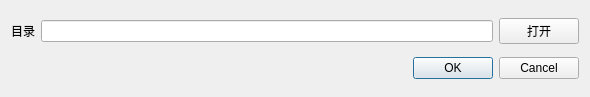
<?xml version="1.0" encoding="UTF-8"?>
<ui version="4.0">
 <class>xyzOfflineDialog</class>
 <widget class="QDialog" name="xyzOfflineDialog">
  <property name="geometry">
   <rect>
    <x>0</x>
    <y>0</y>
    <width>590</width>
    <height>97</height>
   </rect>
  </property>
  <property name="windowTitle">
   <string>导入离线瓦片</string>
  </property>
  <layout class="QVBoxLayout" name="verticalLayout">
   <item>
    <layout class="QHBoxLayout" name="horizontalLayout">
     <item>
      <widget class="QLabel" name="label">
       <property name="text">
        <string>目录</string>
       </property>
      </widget>
     </item>
     <item>
      <widget class="QLineEdit" name="txtImportDir"/>
     </item>
     <item>
      <widget class="QPushButton" name="btnDir">
       <property name="text">
        <string>打开</string>
       </property>
      </widget>
     </item>
    </layout>
   </item>
   <item>
    <widget class="QDialogButtonBox" name="buttonBox">
     <property name="orientation">
      <enum>Qt::Horizontal</enum>
     </property>
     <property name="standardButtons">
      <set>QDialogButtonBox::Cancel|QDialogButtonBox::Ok</set>
     </property>
    </widget>
   </item>
  </layout>
 </widget>
 <resources/>
 <connections>
  <connection>
   <sender>buttonBox</sender>
   <signal>accepted()</signal>
   <receiver>xyzOfflineDialog</receiver>
   <slot>accept()</slot>
   <hints>
    <hint type="sourcelabel">
     <x>248</x>
     <y>254</y>
    </hint>
    <hint type="destinationlabel">
     <x>157</x>
     <y>274</y>
    </hint>
   </hints>
  </connection>
  <connection>
   <sender>buttonBox</sender>
   <signal>rejected()</signal>
   <receiver>xyzOfflineDialog</receiver>
   <slot>reject()</slot>
   <hints>
    <hint type="sourcelabel">
     <x>316</x>
     <y>260</y>
    </hint>
    <hint type="destinationlabel">
     <x>286</x>
     <y>274</y>
    </hint>
   </hints>
  </connection>
 </connections>
</ui>
